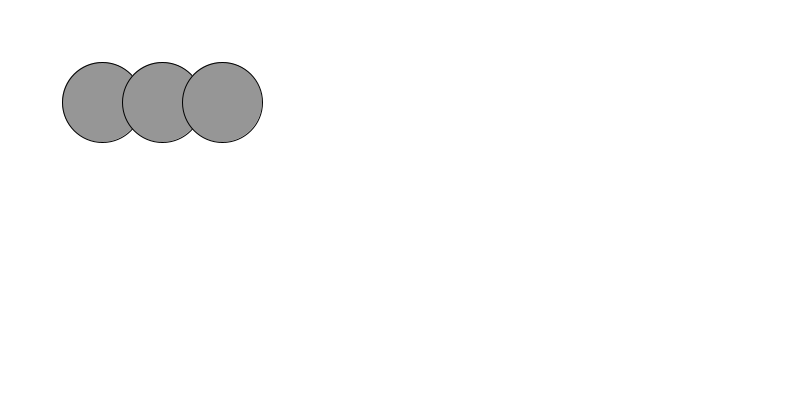
Frame 1 (no input)
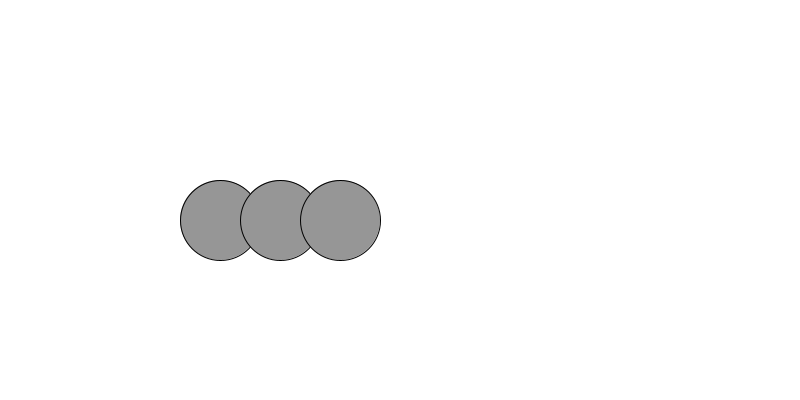
Frame 60 (the mouse pressed at the canvas centre just before this capture)
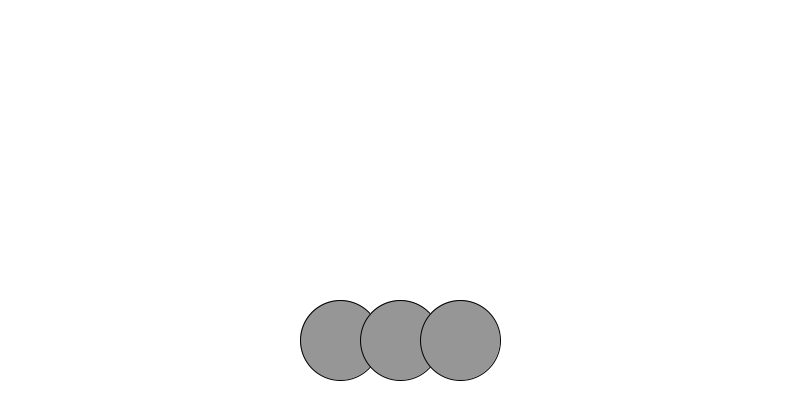
Frame 120 (the mouse held since frame 60 and released just before this capture)

The Processing sketch that drew these frames (run headless with seeded random() and noise(); from frame 60 on, the mouse is pressed at the canvas centre):

// Processing sketch: processing_185524
// ── processing_185524.pde


float x=100;
float y=100;
float xspeed=2;
float yspeed=2;

float diam = 80;


void setup () {
  size (800,400);
  
}


void draw () {
  background (255);
  
  x += xspeed;
  y = y + yspeed;
  
  
  if ((x > width - (120 + (diam/2))) || (x < (diam/2))) {
    xspeed = xspeed * -1;
    diam-=5;

  }
  if ((y > height - (diam/2)) || (y < (diam/2))) {
    yspeed = yspeed * -1;
    diam-=5;


  }
  
  fill (150);
  for (int z=0; z < 3; z++) {
    ellipse(x + (z*60), y, diam, diam);
    
  }

}
